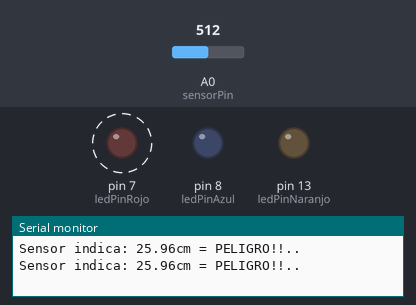
A sketch run on a simulated Arduino Uno, built with avr-gcc and run on an emulated ATmega328P. On the bench: output pins drawn as LEDs (lit = HIGH), the last lines printed to the serial monitor. Dashed ring = blinking. The inputs (shaded band) are chosen by the test bench; at power-on: A0 (sensorPin) = 512.

Above: at 1.8 s.
1.9 s: A0 (sensorPin) set to 109
5.4 s: A0 (sensorPin) set to 92
At 6.4 s:
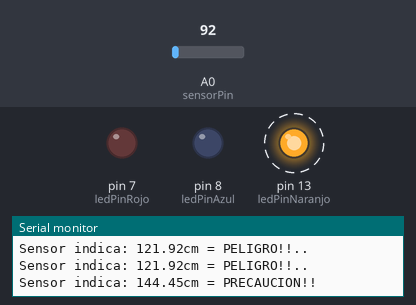
9.5 s: A0 (sensorPin) set to 66
13.0 s: A0 (sensorPin) set to 54
At 13.4 s:
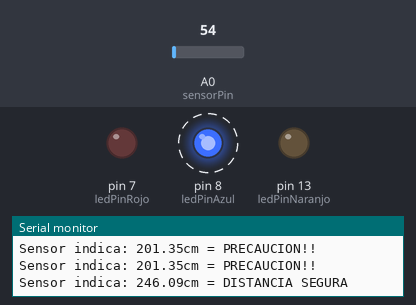
17.1 s: A0 (sensorPin) set to 122
At 17.9 s:
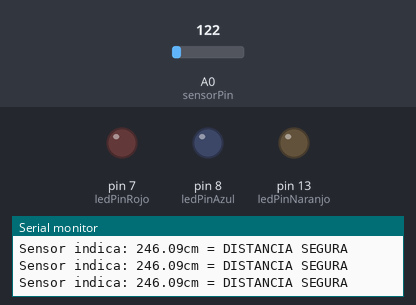
Timing chart, 0 to 22.2 s (numbered marks = the images above; inputs shaded):
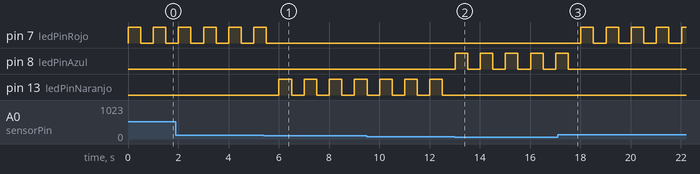

The sketch:

arquitectura2.ino
```cpp
int sensorPin = 0; //pin analogico 0
int ledPinNaranjo = 13;
int ledPinRojo = 7;
int ledPinAzul = 8;
double varSensor = 0;
double analogValue = 0;

void setup()
{
  Serial.begin(9600);
  pinMode(ledPinAzul,OUTPUT);
  pinMode(ledPinNaranjo,OUTPUT);
  pinMode(ledPinRojo,OUTPUT);
}

void loop()
{
  varSensor = analogRead(sensorPin);
  analogValue = ((1/varSensor)*1000)/0.07525;
  Serial.print("Sensor indica: ");
  Serial.print(analogValue);
  Serial.print("cm");

  if(analogValue <= 132.89)
  {
    Serial.println(" = PELIGRO!!..");
    digitalWrite(ledPinRojo, HIGH);
    delay(500);
  }
  else
  {
    if(analogValue > 132.89 && analogValue <= 221.48)
    {
      Serial.println(" = PRECAUCION!!");
      digitalWrite(ledPinNaranjo, HIGH);
      delay(500);
    }
    else
    {
      if(analogValue > 221.48 && analogValue < 500.00)
      {
        Serial.println(" = DISTANCIA SEGURA");
        digitalWrite(ledPinAzul, HIGH);
        delay(500);
      }
      else
      {
          digitalWrite(ledPinAzul, LOW);
          Serial.println(" = SIN RANGO");
      }
      digitalWrite(ledPinAzul, LOW);
    }
    digitalWrite(ledPinNaranjo, LOW);
  }
  digitalWrite(ledPinRojo, LOW);
  delay(500);

}
```

Measured:
- the behaviour switches between 101 and 100 on A0 (sensorPin) (found by bisection; images 0 and 1)
- the behaviour switches between 61 and 60 on A0 (sensorPin) (found by bisection; images 1 and 2)
- after the input at 5.4 s, pin 7 (ledPinRojo): goes on until 5.5 s, then stays LOW; pin 13 (ledPinNaranjo): alternates HIGH for 0.50 s and LOW for 0.50 s, starting after 0.61 s
- after the input at 13.0 s, pin 8 (ledPinAzul): alternates HIGH for 0.50 s and LOW for 0.50 s, starting at once; pin 13 (ledPinNaranjo): stops changing and stays LOW
- after the input at 17.1 s, pin 7 (ledPinRojo): alternates HIGH for 0.50 s and LOW for 0.50 s, starting after 0.92 s; pin 8 (ledPinAzul): goes on until 17.5 s, then stays LOW
- by itself, pin 7 (ledPinRojo): alternates HIGH for 0.50 s and LOW for 0.50 s
